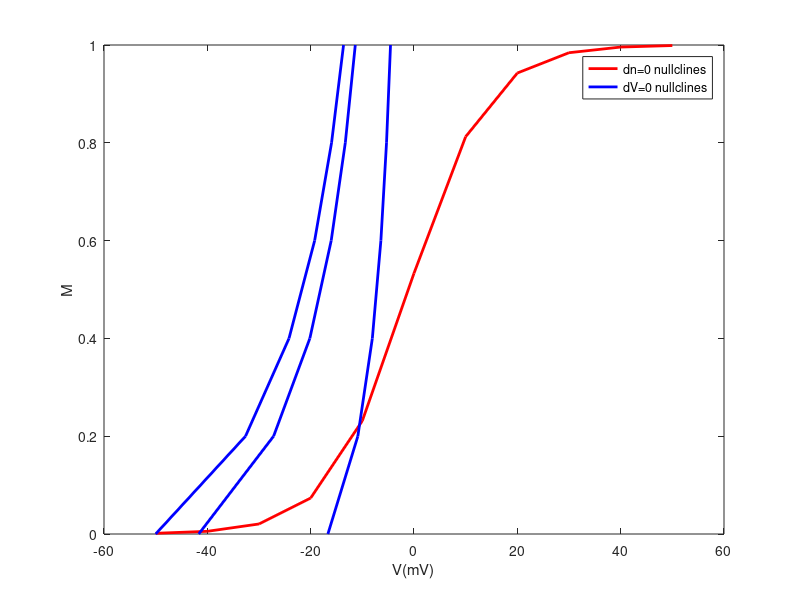

Reproduce this figure in MATLAB.
Cm=20;
fai=0.067;
g_Ca=100;
g_K=8;
g_L=3;
V_Ca=100;
V_K=0;
V_L=-50;
V1=-1;
V2=15;
V3=-1;
V4=14.5;
I=[0 25 100];
V=-50:10:50;
n=0:0.2:1;
nullclinen=(0.5*(1+tanh((V-V1)/V2)));
nullclineV=zeros(4,6);
for i=1:3
for j=1:size(n,2) 
    nullclineV(i,j)=(I(i)+g_L*V_L+g_K*n(j)*V_K)/(g_L+n(j)*g_K); 
end
end

plot(V,nullclinen,'r','LineWidth',2);
xlabel('V(mV)');
ylabel('M');
hold on;
for i=1:3
plot(nullclineV(i,:),n,'b','LineWidth',2);
end
legend('dn=0 nullclines','dV=0 nullclines')